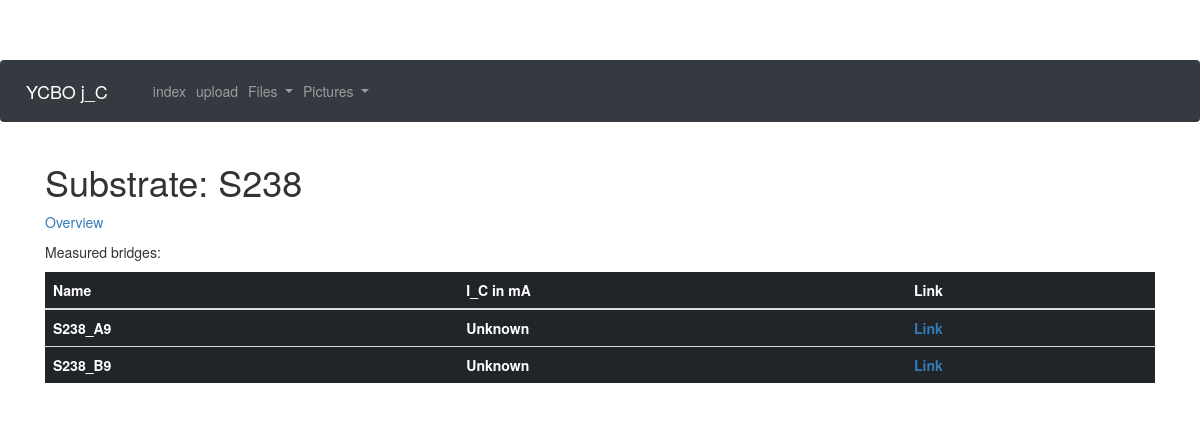
The app's page /substrate/S238 with its own data.
### app/models.py (models this page shows, shortened)
class Substrate(db.Model):
    id = db.Column(db.Integer, primary_key = True)
    substratename = db.Column(db.String(32))
    Au_layer = db.Column(db.Integer)
    YBCO_layer = db.Column(db.Integer)
    bridges = db.relationship("Bridge", backref = "substrate", lazy="dynamic")

class Bridge(db.Model):
    id = db.Column(db.Integer, primary_key = True)
    substrate_id = db.Column(db.Integer, db.ForeignKey("substrate.id"))
    bridgename = db.Column(db.String(32))
    j_C = db.Column(db.Float)
    res = db.Column(db.Float)
    documents = db.relationship("Document", backref = "bridge", lazy = "dynamic")
    pictures = db.relationship("Picture", backref = "bridge", lazy = "dynamic")

### app/routes.py (the view)
@app.route("/substrate/<substratename>")
def substrate(substratename):
    substrate = Substrate.query.filter_by(substratename=substratename).first_or_404()
    return render_template("substrate.html", substrate = substrate)

### app/templates/substrate.html
{% extends "base.html" %}
{% block content %}
<h1>Substrate: {{substrate.substratename}}</h1>
<p><a href="{{url_for('index')}}">Overview</a></p>
<p>Measured bridges:<p>
<table class="table table-dark">
  <thead>
    <tr>
      <th scope="col">Name</th>
      <th scope="col">I_C in mA</th>
      <th scope="col">Link</th>
    </tr>
  </thead>
  <tbody>
    {% for bridge in substrate.bridges.all() %}
    <tr>
      <th scope="row">{{ bridge.bridgename }}</th>
      <th>{% if bridge.j_C %}{{ "%.5f"%bridge.j_C }}{% else %}Unknown{% endif %}</th>
      <th><a href="{{url_for('bridge', bridgename = bridge.bridgename) }}">Link</a></th>
    </tr>
    {% endfor %}
  </tbody>
</table>
{% endblock %}

### app/templates/base.html (shortened to what this page needs)
<!doctype html>
<html>
<head>
    <link rel="stylesheet" href="https://stackpath.bootstrapcdn.com/bootstrap/4.1.0/css/bootstrap.min.css">
</head>
<body>
  <nav class="navbar fixed-top navbar-expand-lg navbar-dark bg-dark">
    <a class="navbar-brand" href="{{ url_for('index') }}">YCBO j_C</a>
    <div class="collapse navbar-collapse" id="navbarSupportedContent">
      <ul class="navbar-nav mr-auto">
        <li class="nav-item"><a class="nav-link" href="{{ url_for('index') }}">index</a></li>
        <li class="nav-item"><a class="nav-link" href="{{ url_for('upload') }}">upload</a></li>
        <li class="nav-item dropdown">
        <a class="nav-link dropdown-toggle" href="#" id="navbarDropdownMenuLink" data-toggle="dropdown" aria-haspopup="true" aria-expanded="false">
          Files
        </a>
        </li>
        <li class="nav-item dropdown">
        <a class="nav-link dropdown-toggle" href="#" id="navbarDropdownMenuLink" data-toggle="dropdown" aria-haspopup="true" aria-expanded="false">
          Pictures
        </a>
        </li>
      </ul>
    </div>
    </nav>
    <div class="container">
        {% block content %}{% endblock %}
    </div>
    <link rel="stylesheet" type="text/css" href="//netdna.bootstrapcdn.com/bootstrap/3.1.1/css/bootstrap.min.css">
</body>
</html>

### app/templates/base.html (style rules this page uses)
body { padding-top: 60px; }
li.dropdown { display: inline-block; }
li a, .dropbtn { display: inline-block; text-align: center; text-decoration: none; }

### records on screen
Substrate: substratename "S238"
Bridge: bridgename "S238_A9", shows "Unknown"
Bridge: bridgename "S238_B9", shows "Unknown"
